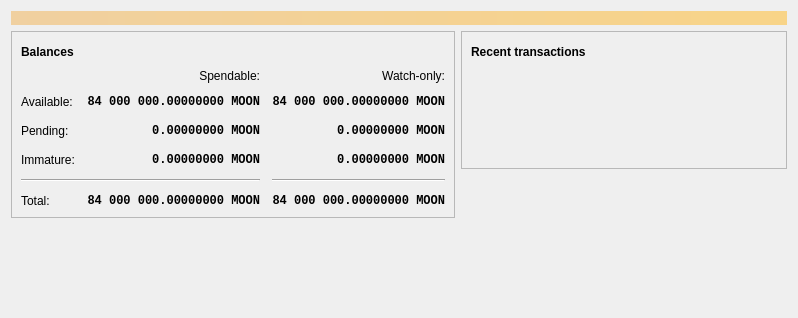
<?xml version="1.0" encoding="UTF-8"?>
<ui version="4.0">
 <class>OverviewPage</class>
 <widget class="QWidget" name="OverviewPage">
  <property name="geometry">
   <rect>
    <x>0</x>
    <y>0</y>
    <width>798</width>
    <height>318</height>
   </rect>
  </property>
  <property name="windowTitle">
   <string>Form</string>
  </property>
  <layout class="QVBoxLayout" name="topLayout">
   <item>
    <widget class="QLabel" name="labelAlerts">
     <property name="visible">
      <bool>false</bool>
     </property>
     <property name="styleSheet">
      <string notr="true">QLabel { background-color: qlineargradient(x1: 0, y1: 0, x2: 1, y2: 0, stop:0 #F0D0A0, stop:1 #F8D488); color:#000000; }</string>
     </property>
     <property name="wordWrap">
      <bool>true</bool>
     </property>
     <property name="margin">
      <number>3</number>
     </property>
     <property name="textInteractionFlags">
      <set>Qt::TextSelectableByMouse</set>
     </property>
    </widget>
   </item>
   <item>
    <layout class="QHBoxLayout" name="horizontalLayout" stretch="1,1">
     <item>
      <layout class="QVBoxLayout" name="verticalLayout_2">
       <item>
        <widget class="QFrame" name="frame">
         <property name="frameShape">
          <enum>QFrame::StyledPanel</enum>
         </property>
         <property name="frameShadow">
          <enum>QFrame::Raised</enum>
         </property>
         <layout class="QVBoxLayout" name="verticalLayout_4">
          <item>
           <layout class="QHBoxLayout" name="horizontalLayout_4">
            <item>
             <widget class="QLabel" name="label_5">
              <property name="font">
               <font>
                <weight>75</weight>
                <bold>true</bold>
               </font>
              </property>
              <property name="text">
               <string>Balances</string>
              </property>
             </widget>
            </item>
            <item>
             <widget class="QPushButton" name="labelWalletStatus">
              <property name="enabled">
               <bool>true</bool>
              </property>
              <property name="maximumSize">
               <size>
                <width>30</width>
                <height>16777215</height>
               </size>
              </property>
              <property name="toolTip">
               <string>The displayed information may be out of date. Your wallet automatically synchronizes with the Mooncoin network after a connection is established, but this process has not completed yet.</string>
              </property>
              <property name="text">
               <string/>
              </property>
              <property name="icon">
               <iconset resource="../bitcoin.qrc">
                <normaloff>:/icons/warning</normaloff>
                <disabledoff>:/icons/warning</disabledoff>:/icons/warning</iconset>
              </property>
              <property name="iconSize">
               <size>
                <width>24</width>
                <height>24</height>
               </size>
              </property>
              <property name="flat">
               <bool>true</bool>
              </property>
             </widget>
            </item>
            <item>
             <spacer name="horizontalSpacer_3">
              <property name="orientation">
               <enum>Qt::Horizontal</enum>
              </property>
              <property name="sizeHint" stdset="0">
               <size>
                <width>40</width>
                <height>20</height>
               </size>
              </property>
             </spacer>
            </item>
           </layout>
          </item>
          <item>
           <layout class="QGridLayout" name="gridLayout">
            <property name="spacing">
             <number>12</number>
            </property>
            <item row="2" column="2">
             <widget class="QLabel" name="labelWatchPending">
              <property name="font">
               <font>
                <family>Monospace</family>
                <weight>75</weight>
                <bold>true</bold>
               </font>
              </property>
              <property name="cursor">
               <cursorShape>IBeamCursor</cursorShape>
              </property>
              <property name="toolTip">
               <string>Unconfirmed transactions to watch-only addresses</string>
              </property>
              <property name="text">
               <string notr="true">0.00000000 MOON</string>
              </property>
              <property name="alignment">
               <set>Qt::AlignRight|Qt::AlignTrailing|Qt::AlignVCenter</set>
              </property>
              <property name="textInteractionFlags">
               <set>Qt::LinksAccessibleByMouse|Qt::TextSelectableByKeyboard|Qt::TextSelectableByMouse</set>
              </property>
             </widget>
            </item>
            <item row="2" column="1">
             <widget class="QLabel" name="labelUnconfirmed">
              <property name="font">
               <font>
                <family>Monospace</family>
                <weight>75</weight>
                <bold>true</bold>
               </font>
              </property>
              <property name="cursor">
               <cursorShape>IBeamCursor</cursorShape>
              </property>
              <property name="toolTip">
               <string>Total of transactions that have yet to be confirmed, and do not yet count toward the spendable balance</string>
              </property>
              <property name="text">
               <string notr="true">0.00000000 MOON</string>
              </property>
              <property name="alignment">
               <set>Qt::AlignRight|Qt::AlignTrailing|Qt::AlignVCenter</set>
              </property>
              <property name="textInteractionFlags">
               <set>Qt::LinksAccessibleByMouse|Qt::TextSelectableByKeyboard|Qt::TextSelectableByMouse</set>
              </property>
             </widget>
            </item>
            <item row="3" column="2">
             <widget class="QLabel" name="labelWatchImmature">
              <property name="font">
               <font>
                <family>Monospace</family>
                <weight>75</weight>
                <bold>true</bold>
               </font>
              </property>
              <property name="cursor">
               <cursorShape>IBeamCursor</cursorShape>
              </property>
              <property name="toolTip">
               <string>Mined balance in watch-only addresses that has not yet matured</string>
              </property>
              <property name="text">
               <string notr="true">0.00000000 MOON</string>
              </property>
              <property name="alignment">
               <set>Qt::AlignRight|Qt::AlignTrailing|Qt::AlignVCenter</set>
              </property>
              <property name="textInteractionFlags">
               <set>Qt::LinksAccessibleByMouse|Qt::TextSelectableByKeyboard|Qt::TextSelectableByMouse</set>
              </property>
             </widget>
            </item>
            <item row="4" column="0" colspan="2">
             <widget class="Line" name="line">
              <property name="orientation">
               <enum>Qt::Horizontal</enum>
              </property>
             </widget>
            </item>
            <item row="4" column="2">
             <widget class="Line" name="lineWatchBalance">
              <property name="sizePolicy">
               <sizepolicy hsizetype="Preferred" vsizetype="Fixed">
                <horstretch>0</horstretch>
                <verstretch>0</verstretch>
               </sizepolicy>
              </property>
              <property name="minimumSize">
               <size>
                <width>140</width>
                <height>0</height>
               </size>
              </property>
              <property name="orientation">
               <enum>Qt::Horizontal</enum>
              </property>
             </widget>
            </item>
            <item row="5" column="0">
             <widget class="QLabel" name="labelTotalText">
              <property name="text">
               <string>Total:</string>
              </property>
             </widget>
            </item>
            <item row="3" column="1">
             <widget class="QLabel" name="labelImmature">
              <property name="font">
               <font>
                <family>Monospace</family>
                <weight>75</weight>
                <bold>true</bold>
               </font>
              </property>
              <property name="cursor">
               <cursorShape>IBeamCursor</cursorShape>
              </property>
              <property name="toolTip">
               <string>Mined balance that has not yet matured</string>
              </property>
              <property name="text">
               <string notr="true">0.00000000 MOON</string>
              </property>
              <property name="alignment">
               <set>Qt::AlignRight|Qt::AlignTrailing|Qt::AlignVCenter</set>
              </property>
              <property name="textInteractionFlags">
               <set>Qt::LinksAccessibleByMouse|Qt::TextSelectableByKeyboard|Qt::TextSelectableByMouse</set>
              </property>
             </widget>
            </item>
            <item row="2" column="3">
             <spacer name="horizontalSpacer_2">
              <property name="orientation">
               <enum>Qt::Horizontal</enum>
              </property>
              <property name="sizeHint" stdset="0">
               <size>
                <width>40</width>
                <height>20</height>
               </size>
              </property>
             </spacer>
            </item>
            <item row="3" column="0">
             <widget class="QLabel" name="labelImmatureText">
              <property name="text">
               <string>Immature:</string>
              </property>
             </widget>
            </item>
            <item row="5" column="1">
             <widget class="QLabel" name="labelTotal">
              <property name="font">
               <font>
                <family>Monospace</family>
                <weight>75</weight>
                <bold>true</bold>
               </font>
              </property>
              <property name="cursor">
               <cursorShape>IBeamCursor</cursorShape>
              </property>
              <property name="toolTip">
               <string>Your current total balance</string>
              </property>
              <property name="text">
               <string notr="true">84 000 000.00000000 MOON</string>
              </property>
              <property name="alignment">
               <set>Qt::AlignRight|Qt::AlignTrailing|Qt::AlignVCenter</set>
              </property>
              <property name="textInteractionFlags">
               <set>Qt::LinksAccessibleByMouse|Qt::TextSelectableByKeyboard|Qt::TextSelectableByMouse</set>
              </property>
             </widget>
            </item>
            <item row="5" column="2">
             <widget class="QLabel" name="labelWatchTotal">
              <property name="font">
               <font>
                <family>Monospace</family>
                <weight>75</weight>
                <bold>true</bold>
               </font>
              </property>
              <property name="cursor">
               <cursorShape>IBeamCursor</cursorShape>
              </property>
              <property name="toolTip">
               <string>Current total balance in watch-only addresses</string>
              </property>
              <property name="text">
               <string notr="true">84 000 000.00000000 MOON</string>
              </property>
              <property name="alignment">
               <set>Qt::AlignRight|Qt::AlignTrailing|Qt::AlignVCenter</set>
              </property>
              <property name="textInteractionFlags">
               <set>Qt::LinksAccessibleByMouse|Qt::TextSelectableByKeyboard|Qt::TextSelectableByMouse</set>
              </property>
             </widget>
            </item>
            <item row="0" column="2">
             <widget class="QLabel" name="labelWatchonly">
              <property name="text">
               <string>Watch-only:</string>
              </property>
              <property name="alignment">
               <set>Qt::AlignRight|Qt::AlignTrailing|Qt::AlignVCenter</set>
              </property>
             </widget>
            </item>
            <item row="1" column="0">
             <widget class="QLabel" name="labelBalanceText">
              <property name="text">
               <string>Available:</string>
              </property>
             </widget>
            </item>
            <item row="1" column="1">
             <widget class="QLabel" name="labelBalance">
              <property name="font">
               <font>
                <family>Monospace</family>
                <weight>75</weight>
                <bold>true</bold>
               </font>
              </property>
              <property name="cursor">
               <cursorShape>IBeamCursor</cursorShape>
              </property>
              <property name="toolTip">
               <string>Your current spendable balance</string>
              </property>
              <property name="text">
               <string notr="true">84 000 000.00000000 MOON</string>
              </property>
              <property name="alignment">
               <set>Qt::AlignRight|Qt::AlignTrailing|Qt::AlignVCenter</set>
              </property>
              <property name="textInteractionFlags">
               <set>Qt::LinksAccessibleByMouse|Qt::TextSelectableByKeyboard|Qt::TextSelectableByMouse</set>
              </property>
             </widget>
            </item>
            <item row="1" column="2">
             <widget class="QLabel" name="labelWatchAvailable">
              <property name="font">
               <font>
                <family>Monospace</family>
                <weight>75</weight>
                <bold>true</bold>
               </font>
              </property>
              <property name="cursor">
               <cursorShape>IBeamCursor</cursorShape>
              </property>
              <property name="toolTip">
               <string>Your current balance in watch-only addresses</string>
              </property>
              <property name="text">
               <string notr="true">84 000 000.00000000 MOON</string>
              </property>
              <property name="alignment">
               <set>Qt::AlignRight|Qt::AlignTrailing|Qt::AlignVCenter</set>
              </property>
              <property name="textInteractionFlags">
               <set>Qt::LinksAccessibleByMouse|Qt::TextSelectableByKeyboard|Qt::TextSelectableByMouse</set>
              </property>
             </widget>
            </item>
            <item row="2" column="0">
             <widget class="QLabel" name="labelPendingText">
              <property name="text">
               <string>Pending:</string>
              </property>
             </widget>
            </item>
            <item row="0" column="1">
             <widget class="QLabel" name="labelSpendable">
              <property name="text">
               <string>Spendable:</string>
              </property>
              <property name="alignment">
               <set>Qt::AlignRight|Qt::AlignTrailing|Qt::AlignVCenter</set>
              </property>
             </widget>
            </item>
           </layout>
          </item>
         </layout>
        </widget>
       </item>
       <item>
        <spacer name="verticalSpacer">
         <property name="orientation">
          <enum>Qt::Vertical</enum>
         </property>
         <property name="sizeHint" stdset="0">
          <size>
           <width>20</width>
           <height>40</height>
          </size>
         </property>
        </spacer>
       </item>
      </layout>
     </item>
     <item>
      <layout class="QVBoxLayout" name="verticalLayout_3">
       <item>
        <widget class="QFrame" name="frame_2">
         <property name="frameShape">
          <enum>QFrame::StyledPanel</enum>
         </property>
         <property name="frameShadow">
          <enum>QFrame::Raised</enum>
         </property>
         <layout class="QVBoxLayout" name="verticalLayout">
          <item>
           <layout class="QHBoxLayout" name="horizontalLayout_2">
            <item>
             <widget class="QLabel" name="label_4">
              <property name="font">
               <font>
                <weight>75</weight>
                <bold>true</bold>
               </font>
              </property>
              <property name="text">
               <string>Recent transactions</string>
              </property>
             </widget>
            </item>
            <item>
             <widget class="QPushButton" name="labelTransactionsStatus">
              <property name="enabled">
               <bool>true</bool>
              </property>
              <property name="maximumSize">
               <size>
                <width>30</width>
                <height>16777215</height>
               </size>
              </property>
              <property name="toolTip">
               <string>The displayed information may be out of date. Your wallet automatically synchronizes with the Mooncoin network after a connection is established, but this process has not completed yet.</string>
              </property>
              <property name="text">
               <string/>
              </property>
              <property name="icon">
               <iconset resource="../bitcoin.qrc">
                <normaloff>:/icons/warning</normaloff>
                <disabledoff>:/icons/warning</disabledoff>:/icons/warning</iconset>
              </property>
              <property name="iconSize">
               <size>
                <width>24</width>
                <height>24</height>
               </size>
              </property>
              <property name="flat">
               <bool>true</bool>
              </property>
             </widget>
            </item>
            <item>
             <spacer name="horizontalSpacer">
              <property name="orientation">
               <enum>Qt::Horizontal</enum>
              </property>
              <property name="sizeHint" stdset="0">
               <size>
                <width>40</width>
                <height>20</height>
               </size>
              </property>
             </spacer>
            </item>
           </layout>
          </item>
          <item>
           <widget class="TransactionOverviewWidget" name="listTransactions">
            <property name="styleSheet">
             <string notr="true">QListView { background: transparent; }</string>
            </property>
            <property name="frameShape">
             <enum>QFrame::NoFrame</enum>
            </property>
            <property name="verticalScrollBarPolicy">
             <enum>Qt::ScrollBarAlwaysOff</enum>
            </property>
            <property name="horizontalScrollBarPolicy">
             <enum>Qt::ScrollBarAlwaysOff</enum>
            </property>
            <property name="sizeAdjustPolicy">
             <enum>QAbstractScrollArea::AdjustToContents</enum>
            </property>
            <property name="selectionMode">
             <enum>QAbstractItemView::NoSelection</enum>
            </property>
            <property name="uniformItemSizes">
             <bool>true</bool>
            </property>
           </widget>
          </item>
         </layout>
        </widget>
       </item>
       <item>
        <spacer name="verticalSpacer_2">
         <property name="orientation">
          <enum>Qt::Vertical</enum>
         </property>
         <property name="sizeHint" stdset="0">
          <size>
           <width>20</width>
           <height>40</height>
          </size>
         </property>
        </spacer>
       </item>
      </layout>
     </item>
    </layout>
   </item>
  </layout>
 </widget>
 <customwidgets>
  <customwidget>
   <class>TransactionOverviewWidget</class>
   <extends>QListView</extends>
   <header>qt/transactionoverviewwidget.h</header>
  </customwidget>
 </customwidgets>
 <resources/>
 <connections/>
</ui>
